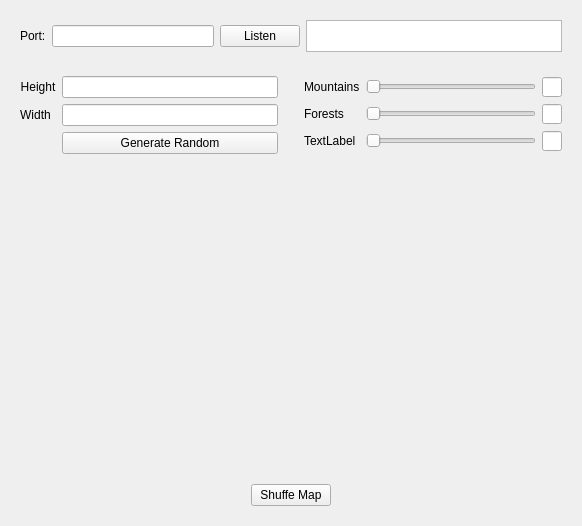
<?xml version="1.0" encoding="UTF-8"?>
<ui version="4.0">
 <class>Form</class>
 <widget class="QWidget" name="Form">
  <property name="geometry">
   <rect>
    <x>0</x>
    <y>0</y>
    <width>582</width>
    <height>526</height>
   </rect>
  </property>
  <property name="sizePolicy">
   <sizepolicy hsizetype="Preferred" vsizetype="Expanding">
    <horstretch>0</horstretch>
    <verstretch>0</verstretch>
   </sizepolicy>
  </property>
  <property name="windowTitle">
   <string>Server</string>
  </property>
  <layout class="QVBoxLayout" name="verticalLayout">
   <item>
    <widget class="QWidget" name="widget_101" native="true">
     <property name="sizePolicy">
      <sizepolicy hsizetype="Preferred" vsizetype="Preferred">
       <horstretch>0</horstretch>
       <verstretch>0</verstretch>
      </sizepolicy>
     </property>
     <property name="maximumSize">
      <size>
       <width>16777215</width>
       <height>50</height>
      </size>
     </property>
     <layout class="QHBoxLayout" name="horizontalLayout_2">
      <item>
       <widget class="QLabel" name="label_3">
        <property name="text">
         <string>Port:</string>
        </property>
       </widget>
      </item>
      <item>
       <widget class="QLineEdit" name="linePort"/>
      </item>
      <item>
       <widget class="QPushButton" name="btnListen">
        <property name="text">
         <string>Listen</string>
        </property>
       </widget>
      </item>
      <item>
       <widget class="QListWidget" name="listClients">
        <property name="maximumSize">
         <size>
          <width>16777215</width>
          <height>50</height>
         </size>
        </property>
       </widget>
      </item>
     </layout>
    </widget>
   </item>
   <item>
    <widget class="QWidget" name="widget_102" native="true">
     <property name="sizePolicy">
      <sizepolicy hsizetype="Preferred" vsizetype="Fixed">
       <horstretch>0</horstretch>
       <verstretch>0</verstretch>
      </sizepolicy>
     </property>
     <layout class="QGridLayout" name="gridLayout_2">
      <item row="0" column="1">
       <spacer name="verticalSpacer">
        <property name="orientation">
         <enum>Qt::Vertical</enum>
        </property>
        <property name="sizeHint" stdset="0">
         <size>
          <width>20</width>
          <height>40</height>
         </size>
        </property>
       </spacer>
      </item>
      <item row="0" column="3">
       <layout class="QGridLayout" name="gridLayout_3">
        <item row="0" column="1">
         <widget class="QSlider" name="horizontalSlider">
          <property name="orientation">
           <enum>Qt::Horizontal</enum>
          </property>
         </widget>
        </item>
        <item row="1" column="0">
         <widget class="QLabel" name="label_5">
          <property name="text">
           <string>Forests</string>
          </property>
         </widget>
        </item>
        <item row="1" column="1">
         <widget class="QSlider" name="horizontalSlider_2">
          <property name="orientation">
           <enum>Qt::Horizontal</enum>
          </property>
         </widget>
        </item>
        <item row="2" column="0">
         <widget class="QLabel" name="label_6">
          <property name="text">
           <string>TextLabel</string>
          </property>
         </widget>
        </item>
        <item row="2" column="1">
         <widget class="QSlider" name="horizontalSlider_3">
          <property name="orientation">
           <enum>Qt::Horizontal</enum>
          </property>
          <property name="invertedAppearance">
           <bool>false</bool>
          </property>
          <property name="invertedControls">
           <bool>false</bool>
          </property>
         </widget>
        </item>
        <item row="0" column="0">
         <widget class="QLabel" name="label_4">
          <property name="text">
           <string>Mountains</string>
          </property>
         </widget>
        </item>
        <item row="0" column="2">
         <widget class="QLineEdit" name="lineEdit_3">
          <property name="sizePolicy">
           <sizepolicy hsizetype="Preferred" vsizetype="Preferred">
            <horstretch>0</horstretch>
            <verstretch>0</verstretch>
           </sizepolicy>
          </property>
          <property name="minimumSize">
           <size>
            <width>20</width>
            <height>20</height>
           </size>
          </property>
          <property name="maximumSize">
           <size>
            <width>20</width>
            <height>20</height>
           </size>
          </property>
         </widget>
        </item>
        <item row="1" column="2">
         <widget class="QLineEdit" name="lineEdit_4">
          <property name="sizePolicy">
           <sizepolicy hsizetype="Preferred" vsizetype="Preferred">
            <horstretch>0</horstretch>
            <verstretch>0</verstretch>
           </sizepolicy>
          </property>
          <property name="minimumSize">
           <size>
            <width>20</width>
            <height>20</height>
           </size>
          </property>
          <property name="maximumSize">
           <size>
            <width>20</width>
            <height>20</height>
           </size>
          </property>
         </widget>
        </item>
        <item row="2" column="2">
         <widget class="QLineEdit" name="lineEdit_5">
          <property name="sizePolicy">
           <sizepolicy hsizetype="Preferred" vsizetype="Preferred">
            <horstretch>0</horstretch>
            <verstretch>0</verstretch>
           </sizepolicy>
          </property>
          <property name="minimumSize">
           <size>
            <width>20</width>
            <height>20</height>
           </size>
          </property>
          <property name="maximumSize">
           <size>
            <width>20</width>
            <height>20</height>
           </size>
          </property>
         </widget>
        </item>
       </layout>
      </item>
      <item row="0" column="0">
       <layout class="QFormLayout" name="formLayout_3">
        <item row="0" column="0">
         <widget class="QLabel" name="label">
          <property name="sizePolicy">
           <sizepolicy hsizetype="Preferred" vsizetype="Preferred">
            <horstretch>0</horstretch>
            <verstretch>0</verstretch>
           </sizepolicy>
          </property>
          <property name="text">
           <string>Height</string>
          </property>
          <property name="alignment">
           <set>Qt::AlignCenter</set>
          </property>
         </widget>
        </item>
        <item row="0" column="1">
         <widget class="QLineEdit" name="lineEdit"/>
        </item>
        <item row="1" column="0">
         <widget class="QLabel" name="label_2">
          <property name="layoutDirection">
           <enum>Qt::LeftToRight</enum>
          </property>
          <property name="text">
           <string>Width</string>
          </property>
          <property name="alignment">
           <set>Qt::AlignCenter</set>
          </property>
         </widget>
        </item>
        <item row="1" column="1">
         <widget class="QLineEdit" name="lineEdit_2"/>
        </item>
        <item row="2" column="1">
         <widget class="QPushButton" name="pushButton">
          <property name="text">
           <string>Generate Random</string>
          </property>
         </widget>
        </item>
       </layout>
      </item>
     </layout>
    </widget>
   </item>
   <item>
    <layout class="QGridLayout" name="gridLayout">
     <item row="4" column="4">
      <widget class="QWidget" name="widget_45" native="true"/>
     </item>
     <item row="4" column="5">
      <widget class="QWidget" name="widget_46" native="true"/>
     </item>
     <item row="4" column="6">
      <widget class="QWidget" name="widget_47" native="true"/>
     </item>
     <item row="4" column="7">
      <widget class="QWidget" name="widget_48" native="true"/>
     </item>
     <item row="4" column="8">
      <widget class="QWidget" name="widget_49" native="true"/>
     </item>
     <item row="0" column="2">
      <widget class="QWidget" name="widget_3" native="true"/>
     </item>
     <item row="1" column="5">
      <widget class="QWidget" name="widget_16" native="true"/>
     </item>
     <item row="0" column="0">
      <widget class="QWidget" name="widget_1" native="true"/>
     </item>
     <item row="0" column="1">
      <widget class="QWidget" name="widget_2" native="true"/>
     </item>
     <item row="0" column="4">
      <widget class="QWidget" name="widget_5" native="true"/>
     </item>
     <item row="0" column="7">
      <widget class="QWidget" name="widget_8" native="true"/>
     </item>
     <item row="0" column="8">
      <widget class="QWidget" name="widget_9" native="true"/>
     </item>
     <item row="0" column="3">
      <widget class="QWidget" name="widget_4" native="true"/>
     </item>
     <item row="0" column="9">
      <widget class="QWidget" name="widget_10" native="true"/>
     </item>
     <item row="0" column="5">
      <widget class="QWidget" name="widget_6" native="true"/>
     </item>
     <item row="1" column="0">
      <widget class="QWidget" name="widget_11" native="true"/>
     </item>
     <item row="1" column="1">
      <widget class="QWidget" name="widget_12" native="true"/>
     </item>
     <item row="1" column="3">
      <widget class="QWidget" name="widget_14" native="true"/>
     </item>
     <item row="0" column="6">
      <widget class="QWidget" name="widget_7" native="true"/>
     </item>
     <item row="1" column="2">
      <widget class="QWidget" name="widget_13" native="true"/>
     </item>
     <item row="1" column="4">
      <widget class="QWidget" name="widget_15" native="true"/>
     </item>
     <item row="3" column="9">
      <widget class="QWidget" name="widget_40" native="true"/>
     </item>
     <item row="2" column="0">
      <widget class="QWidget" name="widget_21" native="true"/>
     </item>
     <item row="2" column="1">
      <widget class="QWidget" name="widget_22" native="true"/>
     </item>
     <item row="1" column="6">
      <widget class="QWidget" name="widget_17" native="true"/>
     </item>
     <item row="1" column="8">
      <widget class="QWidget" name="widget_19" native="true"/>
     </item>
     <item row="2" column="4">
      <widget class="QWidget" name="widget_25" native="true"/>
     </item>
     <item row="2" column="5">
      <widget class="QWidget" name="widget_26" native="true"/>
     </item>
     <item row="2" column="7">
      <widget class="QWidget" name="widget_28" native="true"/>
     </item>
     <item row="3" column="1">
      <widget class="QWidget" name="widget_32" native="true"/>
     </item>
     <item row="2" column="9">
      <widget class="QWidget" name="widget_30" native="true"/>
     </item>
     <item row="1" column="7">
      <widget class="QWidget" name="widget_18" native="true"/>
     </item>
     <item row="3" column="2">
      <widget class="QWidget" name="widget_33" native="true"/>
     </item>
     <item row="2" column="2">
      <widget class="QWidget" name="widget_23" native="true"/>
     </item>
     <item row="3" column="4">
      <widget class="QWidget" name="widget_35" native="true"/>
     </item>
     <item row="3" column="5">
      <widget class="QWidget" name="widget_36" native="true"/>
     </item>
     <item row="2" column="3">
      <widget class="QWidget" name="widget_24" native="true"/>
     </item>
     <item row="3" column="8">
      <widget class="QWidget" name="widget_39" native="true"/>
     </item>
     <item row="3" column="0">
      <widget class="QWidget" name="widget_31" native="true"/>
     </item>
     <item row="2" column="6">
      <widget class="QWidget" name="widget_27" native="true"/>
     </item>
     <item row="2" column="8">
      <widget class="QWidget" name="widget_29" native="true"/>
     </item>
     <item row="3" column="6">
      <widget class="QWidget" name="widget_37" native="true"/>
     </item>
     <item row="3" column="3">
      <widget class="QWidget" name="widget_34" native="true"/>
     </item>
     <item row="3" column="7">
      <widget class="QWidget" name="widget_38" native="true"/>
     </item>
     <item row="1" column="9">
      <widget class="QWidget" name="widget_20" native="true"/>
     </item>
     <item row="4" column="0">
      <widget class="QWidget" name="widget_41" native="true"/>
     </item>
     <item row="4" column="1">
      <widget class="QWidget" name="widget_42" native="true"/>
     </item>
     <item row="4" column="2">
      <widget class="QWidget" name="widget_43" native="true"/>
     </item>
     <item row="4" column="3">
      <widget class="QWidget" name="widget_44" native="true"/>
     </item>
     <item row="7" column="8">
      <widget class="QWidget" name="widget_79" native="true"/>
     </item>
     <item row="7" column="6">
      <widget class="QWidget" name="widget_77" native="true"/>
     </item>
     <item row="7" column="7">
      <widget class="QWidget" name="widget_78" native="true"/>
     </item>
     <item row="8" column="3">
      <widget class="QWidget" name="widget_84" native="true"/>
     </item>
     <item row="8" column="4">
      <widget class="QWidget" name="widget_85" native="true"/>
     </item>
     <item row="8" column="7">
      <widget class="QWidget" name="widget_88" native="true"/>
     </item>
     <item row="8" column="1">
      <widget class="QWidget" name="widget_82" native="true"/>
     </item>
     <item row="9" column="0">
      <widget class="QWidget" name="widget_91" native="true"/>
     </item>
     <item row="8" column="9">
      <widget class="QWidget" name="widget_90" native="true"/>
     </item>
     <item row="8" column="2">
      <widget class="QWidget" name="widget_83" native="true"/>
     </item>
     <item row="9" column="1">
      <widget class="QWidget" name="widget_92" native="true"/>
     </item>
     <item row="9" column="3">
      <widget class="QWidget" name="widget_94" native="true"/>
     </item>
     <item row="9" column="4">
      <widget class="QWidget" name="widget_95" native="true"/>
     </item>
     <item row="9" column="5">
      <widget class="QWidget" name="widget_96" native="true"/>
     </item>
     <item row="8" column="0">
      <widget class="QWidget" name="widget_81" native="true"/>
     </item>
     <item row="8" column="6">
      <widget class="QWidget" name="widget_87" native="true"/>
     </item>
     <item row="9" column="6">
      <widget class="QWidget" name="widget_97" native="true"/>
     </item>
     <item row="8" column="8">
      <widget class="QWidget" name="widget_89" native="true"/>
     </item>
     <item row="9" column="2">
      <widget class="QWidget" name="widget_93" native="true"/>
     </item>
     <item row="9" column="9">
      <widget class="QWidget" name="widget_100" native="true"/>
     </item>
     <item row="9" column="8">
      <widget class="QWidget" name="widget_99" native="true"/>
     </item>
     <item row="9" column="7">
      <widget class="QWidget" name="widget_98" native="true"/>
     </item>
     <item row="8" column="5">
      <widget class="QWidget" name="widget_86" native="true"/>
     </item>
     <item row="7" column="9">
      <widget class="QWidget" name="widget_80" native="true"/>
     </item>
     <item row="6" column="8">
      <widget class="QWidget" name="widget_69" native="true"/>
     </item>
     <item row="5" column="6">
      <widget class="QWidget" name="widget_57" native="true"/>
     </item>
     <item row="4" column="9">
      <widget class="QWidget" name="widget_50" native="true"/>
     </item>
     <item row="6" column="6">
      <widget class="QWidget" name="widget_67" native="true"/>
     </item>
     <item row="5" column="9">
      <widget class="QWidget" name="widget_60" native="true"/>
     </item>
     <item row="6" column="5">
      <widget class="QWidget" name="widget_66" native="true"/>
     </item>
     <item row="5" column="7">
      <widget class="QWidget" name="widget_58" native="true"/>
     </item>
     <item row="5" column="0">
      <widget class="QWidget" name="widget_51" native="true"/>
     </item>
     <item row="5" column="8">
      <widget class="QWidget" name="widget_59" native="true"/>
     </item>
     <item row="6" column="9">
      <widget class="QWidget" name="widget_70" native="true"/>
     </item>
     <item row="6" column="7">
      <widget class="QWidget" name="widget_68" native="true"/>
     </item>
     <item row="7" column="0">
      <widget class="QWidget" name="widget_71" native="true"/>
     </item>
     <item row="7" column="1">
      <widget class="QWidget" name="widget_72" native="true"/>
     </item>
     <item row="7" column="2">
      <widget class="QWidget" name="widget_73" native="true"/>
     </item>
     <item row="7" column="3">
      <widget class="QWidget" name="widget_74" native="true"/>
     </item>
     <item row="5" column="2">
      <widget class="QWidget" name="widget_53" native="true"/>
     </item>
     <item row="6" column="2">
      <widget class="QWidget" name="widget_63" native="true"/>
     </item>
     <item row="6" column="3">
      <widget class="QWidget" name="widget_64" native="true"/>
     </item>
     <item row="5" column="4">
      <widget class="QWidget" name="widget_55" native="true"/>
     </item>
     <item row="5" column="3">
      <widget class="QWidget" name="widget_54" native="true"/>
     </item>
     <item row="6" column="0">
      <widget class="QWidget" name="widget_61" native="true"/>
     </item>
     <item row="6" column="1">
      <widget class="QWidget" name="widget_62" native="true"/>
     </item>
     <item row="5" column="1">
      <widget class="QWidget" name="widget_52" native="true"/>
     </item>
     <item row="5" column="5">
      <widget class="QWidget" name="widget_56" native="true"/>
     </item>
     <item row="6" column="4">
      <widget class="QWidget" name="widget_65" native="true"/>
     </item>
     <item row="7" column="4">
      <widget class="QWidget" name="widget_75" native="true"/>
     </item>
     <item row="7" column="5">
      <widget class="QWidget" name="widget_76" native="true"/>
     </item>
    </layout>
   </item>
   <item>
    <widget class="QWidget" name="widget" native="true">
     <property name="sizePolicy">
      <sizepolicy hsizetype="Preferred" vsizetype="Maximum">
       <horstretch>0</horstretch>
       <verstretch>0</verstretch>
      </sizepolicy>
     </property>
     <layout class="QHBoxLayout" name="horizontalLayout_4">
      <item>
       <widget class="QPushButton" name="btnShuffle">
        <property name="sizePolicy">
         <sizepolicy hsizetype="Maximum" vsizetype="Fixed">
          <horstretch>0</horstretch>
          <verstretch>0</verstretch>
         </sizepolicy>
        </property>
        <property name="text">
         <string>Shuffe Map</string>
        </property>
       </widget>
      </item>
     </layout>
    </widget>
   </item>
  </layout>
 </widget>
 <resources/>
 <connections/>
</ui>
